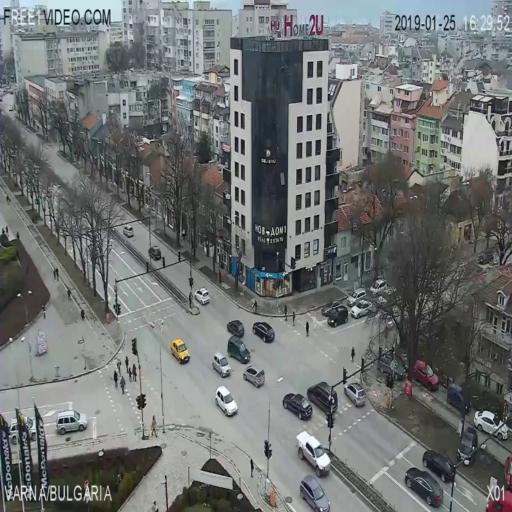
#> input picture images/0_in.jpg, 512 x 512 px, given in place of driveway-320x240.avi, which was not available
$ python PBAS.py   (older library calls are emulated)
#> lines starting #> are read from the running program, lines starting #| are printed output that depends on the picture; pictures that were not available may be replaced by others from this repository, and a replacement may not be noted
import cv2
import numpy as np
import random
from math import ceil
import time
from queue import Queue
from threading import Thread


def initial_background(I_gray, N):

	I_pad = np.pad(I_gray, 1, 'symmetric')
	width = I_pad.shape[0]
	height = I_pad.shape[1]
	samples = np.zeros((N, 3, width, height))

	x = np.arange(width)
	y = np.arange(height)

	for n in range(N):
		#print(n)

		random_x = np.random.uniform(-1, +2, width)
		random_y = np.random.uniform(-1, +2, height)

		ri = random_x + x
		rj = random_y + y

		ri = ri.astype(int)
		rj = rj.astype(int)

		ri = np.where( (ri >= width) == True, width - 1, ri)
		ri = np.where( (ri < 0) == True, 0, ri)

		rj = np.where( (rj >= height) == True, height - 1, rj)
		rj = np.where( (rj < 0) == True, 0, rj)

		samples[n][0][ri] = I_pad[ri]
		samples[n][1][ri] = I_pad[ri]
		samples[n][2][ri] = I_pad[ri]

	samples = samples.T[1:height-1, 1:width-1]
	return samples.T


def Split_Filter(image):
	image = cv2.medianBlur(image,5)
	blur = cv2.GaussianBlur(image,(3,3),3)

	b = blur[:,:,0]
	g = blur[:,:,1]
	r = blur[:,:,2]

	gray = cv2.cvtColor(blur, cv2.COLOR_BGR2GRAY)

	return gray, b, g, r


def getFeatures(blurImage):
	ddepth = cv2.CV_32F

	grad_x = cv2.Sobel(blurImage, ddepth, 1, 0, ksize=3, scale=1, delta=0)
	grad_y = cv2.Sobel(blurImage, ddepth, 0, 1, ksize=3, scale=1, delta=0)

	# magnitude and angle are 2 matrices that have the same dimensions of the input image
	magnitude, angle = cv2.cartToPolar(grad_x, grad_y, angleInDegrees =True)

	descriptor = np.zeros((3, blurImage.shape[0], blurImage.shape[1]))
	descriptor[0] = magnitude
	descriptor[1] = angle
	descriptor[2] = blurImage

	return descriptor


def process(image, N, R, T, Q, D, Average_I_mag, backGroundFeatures, runs, queue_out):


	print(runs)

	################################################################
	# initialize background-model depending parameters
	# R
	R_scale = 5.0
	R_inc_dec = 0.05
	R_lower = 18

	# T
	T_dec = 0.05
	T_inc = 1.0
	T_lower = 2
	T_upper = 200
	T_initial = 18


	nb_min = 1

	foreground = 255
	background = 0


	beta = 1.0
	alpha = 1.0


	width, height = image.shape[0], image.shape[1]

	# [7 lines of commented-out code are left out]


	segMap = np.zeros((width, height))

	tempDistB = np.zeros((width, height))

	img_Features = getFeatures(image)


	# For the first N frames
	if(runs < N):

		backGroundFeatures[runs] = img_Features

		D[runs] = tempDistB

		if(runs == 0):
			R = np.ones((width, height)) * R_lower
			T = np.ones((width, height)) * T_initial
			Q = np.zeros((width, height))

		runs += 1

	# After N frames
	else:

		for ee in range(N-1):
			backGroundFeatures[ee] = backGroundFeatures[ee+1]

		backGroundFeatures[runs-1] = img_Features


	count = np.zeros((width, height))

	minDist = np.ones((width, height)) * 10000.0
	max_Norm = np.zeros((width, height))
	mean_minDist = np.zeros((width, height))

	glCounterFore = np.zeros((width, height))

	for k in range(0,runs-1):

		Norm = abs(backGroundFeatures[k][0] - img_Features[0])
		pixelValue = abs(backGroundFeatures[k][2] - img_Features[2])

		dist = (alpha/Average_I_mag) * Norm + beta * pixelValue

		temp_count = dist < R
		temp_count = temp_count.astype(int)

		count = np.add(count, temp_count)

		check = minDist > dist

		#minDist = np.where(check == True, dist, minDist)
		minDist[check == True] = dist[check == True]

		# used for average of Frame_mag
		max_Norm = np.where(dist > R, Norm, max_Norm)

		glCounterFore = np.where(dist > R, glCounterFore + 1.0, glCounterFore)

	temp_count = None
	check = None


	#################################################################
	##  Update Distance Matrix ##########################

	if (runs < N):
		D[runs] = np.where(count >= nb_min, minDist, D[runs])
		Q = np.add(Q, D[runs - 1])

	elif (runs == N):

		for ee in range(N-1):
			D[ee] = D[ee+1]

		D[runs-1] = np.where(count >= nb_min, minDist, 0.0)

		Q = np.add(Q, np.add(D[int(random.uniform(0,N))], (-1)*D[int(random.uniform(0,N))]))


	#######################################################

	mean_minDist = np.add(mean_minDist, np.sum(D, axis=0))


	# Update R    ########################################################

	# is foreground
	condition1 = count < nb_min

	segMap[count < nb_min] = 255

	threshold_R1 = mean_minDist * R_scale

	threshold_R = R < threshold_R1
	threshold_R = threshold_R * condition1

	R = np.where(threshold_R == True, R + R * (R_inc_dec/10.0) , R)

	threshold_R = R >= threshold_R1
	threshold_R = threshold_R * condition1

	R = np.where(threshold_R == True, R - R * (R_inc_dec/10.0) , R)

	R = np.where(R < R_lower, R_lower, R)

	# is Background
	condition2 = (count >= nb_min)

	# mean_minDist[temp_count == True] = Q[temp_count == True]/float(runs)
	mean_minDist = np.where(condition2 == True, Q/float(runs), mean_minDist)

	threshold_R1 = mean_minDist * R_scale

	threshold_R = R < threshold_R1
	threshold_R = threshold_R * condition2

	# R[threshold_R == True] += R[threshold_R == True] * (R_inc_dec)
	R = np.where(threshold_R == True, R + R * (R_inc_dec) , R)

	threshold_R = R >= threshold_R1
	threshold_R = threshold_R * condition2

	# R[threshold_R == True] -= R[threshold_R == True] * (R_inc_dec)
	R = np.where(threshold_R == True, R - R * (R_inc_dec) , R)

	# R[R < R_lower] = R_lower
	R = np.where(R < R_lower, R_lower, R)


	mean_minDist = Q/float(runs)

	threshold_R1 = None
	threshold_R = None

	#########################################################################


	D = np.where(count >= nb_min, mean_minDist, D)


	# update pixel      ################################################
	prob = np.random.uniform(0,T, (width, height))
	condition3 = prob < 1

	temp_x, temp_y = np.where( (condition3 * condition2) == True)
	#print(temp_x.shape, temp_y.shape)

	#index_random = np.random.uniform(0,runs, len(temp_x) )

	temp_x = temp_x.astype(int)
	temp_y = temp_y.astype(int)
	#index_random = index_random.astype(int)

	if( len(temp_x) > 0):

		backGroundFeatures[runs - 1][0][temp_x][temp_y] = img_Features[0][temp_x][temp_y]
		# backGroundFeatures[runs - 1][1][temp_x][temp_y] = img_Features[1][temp_x][temp_y]
		backGroundFeatures[runs - 1][2][temp_x][temp_y] = img_Features[2][temp_x][temp_y]


		# backGroundFeatures[index_random[0]][0][temp_x][temp_y] = img_Features[0][temp_x][temp_y]
		# backGroundFeatures[index_random[qq]][1][temp_x][temp_y] = img_Features[1][temp_x][temp_y]
		# backGroundFeatures[index_random[0]][2][temp_x][temp_y] = img_Features[2][temp_x][temp_y]


	temp_index = None
	prob = None
	###############################################################################


	# update Neighboor    ############################################
	prob = np.random.uniform(0,T, (width, height))
	condition4 = prob < 1

	temp_x, temp_y = np.where(condition2 * condition4 == True)

	xNeigh = temp_x + (np.random.uniform(-1, 2, temp_x.shape[0])).astype(int)
	yNeigh = temp_y + (np.random.uniform(-1, 2, temp_y.shape[0])).astype(int)

	xNeigh[xNeigh < 0] = 0
	xNeigh[xNeigh >= width] = width - 1

	yNeigh[yNeigh < 0] = 0
	yNeigh[yNeigh >= height] = height - 1


	#index = (np.random.uniform(0,runs, len(xNeigh) )).astype(int)

	#index = index.astype(int)
	xNeigh = xNeigh.astype(int)
	yNeigh = yNeigh.astype(int)

	if( len(xNeigh) > 0):

		backGroundFeatures[runs - 1][0][xNeigh][yNeigh] = img_Features[0][temp_x][temp_y]
		# backGroundFeatures[runs - 1][1][xNeigh][yNeigh] = img_Features[1][xNeigh][yNeigh]
		backGroundFeatures[runs - 1][2][xNeigh][yNeigh] = img_Features[2][temp_x][temp_y]


		# [12 lines of commented-out code are left out]


	index = None
	temp_index = None
	prob = None
	temp_x = None
	temp_y = None
	xNeigh = None
	yNeigh = None
	####################################################################################3


	# Update T     #################################################33


	temp_T = T
	temp_T = np.where( segMap == 0, T - T_dec/(mean_minDist + 1), temp_T)
	temp_T = np.where( segMap == 255, T + T_inc/(mean_minDist + 1), temp_T)

	used_1 = temp_T < T_lower
	used_2 = temp_T > T_upper
	used_res = used_1 * used_2

	T = np.where(used_res == False, temp_T, T)


	#####################################################################################

	# Update Average of Frame_mag    ####################################

	Average_I_mag = max_Norm/(glCounterFore+1.0)
	Average_I_mag = np.where(Average_I_mag > 20, Average_I_mag, 20)


	###################################################################################


	queue_out.put((True, runs, R, T, Q, D,segMap,Average_I_mag,backGroundFeatures))
	return True, runs, R, T, Q, D,segMap,Average_I_mag,backGroundFeatures


# Algorithm steps:
# 1- read Video
# 2- gaussian Filter
# 3- split eaxh frame into 3 channels
# 4- Initilization of our model with zeros or using a simple algorithm
# 5- excute algorithm for each channel in parallel
# 6- bitwise_or between 3 outputs or bitwise_and between 3 outputs
# 7- repeat until end of video

N = 20
start = 0
nb_frames = 0

cap = cv2.VideoCapture('driveway-320x240.avi')


while(True):
#while(cap.isOpened()):

	start_time = time.time()

	# Capture frame-by-frame
	ret, frame = cap.read()
#> frame is the input picture: shape (512, 512, 3); mean B, G, R 114.8, 115.1, 111.8

	# resize images
	dim = (320, 240)

	if(ret == True):
		frame = cv2.resize(frame, dim, interpolation = cv2.INTER_AREA)
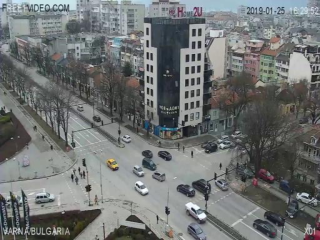
#> frame: shape (240, 320, 3); mean B, G, R 114.8, 115.1, 111.8

		gray, b, g, r = Split_Filter(frame)
#> in Split_Filter, `image = cv2.medianBlur(image,5)`:
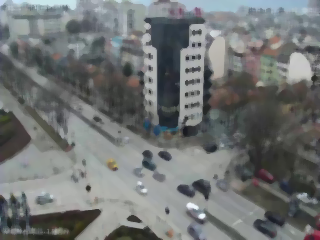
#> image: shape (240, 320, 3); mean of channels 0, 1, 2 115.4, 115.7, 112.4; drawn as B, G, R
#> in Split_Filter, `b = blur[:,:,0]`:
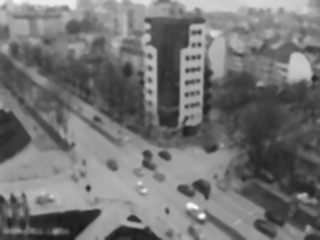
#> b: shape (240, 320); min 24, max 250, mean 115.4
#> in Split_Filter, `r = blur[:,:,2]`:
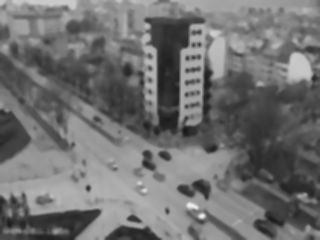
#> r: shape (240, 320); min 25, max 238, mean 112.4

		width, height = gray.shape[0], gray.shape[1]
#> width = 240; height = 320

		# Initialization
		if (start == 0):

			# For gray
			backGroundFeatures = np.zeros((N, 3, width, height))
			# backGroundFeatures = initial_background(gray, N)

			R = np.zeros((width, height))
			T = np.zeros((width, height))

			Q = np.zeros((width, height))
			D = np.zeros((N, width, height))

			Average_I_mag = np.ones((width, height))
			runs = 0


			# For red channel
			backGroundFeatures_r = np.zeros((N, 3, width, height))
			# backGroundFeatures_r = initial_background(r, N)

			R_r = np.zeros((width, height))
			T_r = np.zeros((width, height))

			Q_r = np.zeros((width, height))
			D_r = np.zeros((N, width, height))

			Average_I_mag_r = np.ones((width, height))
			runs_r = 0


			# For green channel
			backGroundFeatures_g = np.zeros((N, 3, width, height))
			# backGroundFeatures_g = initial_background(g, N)

			R_g = np.zeros((width, height))
			T_g = np.zeros((width, height))

			Q_g = np.zeros((width, height))
			D_g = np.zeros((N, width, height))

			Average_I_mag_g = np.ones((width, height))
			runs_g = 0


			# For bleu channel
			backGroundFeatures_b = np.zeros((N, 3, width, height))
			# backGroundFeatures_b = initial_background(b, N)

			R_b = np.zeros((width, height))
			T_b = np.zeros((width, height))

			Q_b = np.zeros((width, height))
			D_b = np.zeros((N, width, height))

			Average_I_mag_b = np.ones((width, height))
			runs_b = 0


			# First time only this part is executed
			start = 1

			# [11 lines of commented-out code are left out]


		queue_gray = Queue()
		thread_gray = Thread(target=process, args=[gray, N, R, T, Q, D, Average_I_mag, backGroundFeatures, runs, queue_gray])

		queue_r = Queue()
		thread_r = Thread(target=process, args=[r, N, R_r, T_r, Q_r, D_r, Average_I_mag_r, backGroundFeatures_r, runs_r, queue_r])

		queue_g = Queue()
		thread_g = Thread(target=process, args=[g, N, R_g, T_g, Q_g, D_g, Average_I_mag_g, backGroundFeatures_g, runs_g, queue_g])

		queue_b = Queue()
		thread_b = Thread(target=process, args=[b, N, R_b, T_b, Q_b, D_b, Average_I_mag_b, backGroundFeatures_b, runs_b, queue_b])


		thread_gray.start()
		thread_r.start()
		thread_g.start()
		thread_b.start()

		thread_gray.join()
		thread_r.join()
		thread_g.join()
		thread_b.join()

		ret, runs, R, T, Q, D, segMap, Average_I_mag, backGroundFeatures = queue_gray.get()

		ret_r, runs_r, R_r, T_r, Q_r, D_r, segMap_r, Average_I_mag_r, backGroundFeatures_r = queue_r.get()

		ret_g, runs_g, R_g, T_g, Q_g, D_g, segMap_g, Average_I_mag_g, backGroundFeatures_g = queue_g.get()

		ret_b, runs_b, R_b, T_b, Q_b, D_b, segMap_b, Average_I_mag_b, backGroundFeatures_b = queue_b.get()

		# result_and = cv2.bitwise_and( cv2.bitwise_and(segMap_r, segMap_g), segMap_b)
		result_or = cv2.bitwise_or( cv2.bitwise_and(segMap_r, segMap_g), segMap_b)


		##################################################################
		## Low Pass Filter applied on the output
		# alpha = 0.005
		# backGround_lowPassFilter = backGround_lowPassFilter * alpha + segMap * (1 - alpha)

		# cv2.imshow('low pass filter',backGround_lowPassFilter)
		##################################################################


		cv2.imshow('frame',frame)
		cv2.imshow('result_or',result_or)
		# cv2.imshow('result_and',result_and)
		cv2.imshow('result_gray',segMap)


	end_time = time.time()

	# Time elapsed
	seconds = end_time - start_time

	# Calculate frames per second
	fps  = nb_frames / seconds;
	print('fps:',fps)

	print('nb_frames:',nb_frames)
	nb_frames += 1

	print ('############################################################')

	if cv2.waitKey(1) & 0xFF == ord('q'):
#> (key q is pressed here)
		break

# When everything done, release the capture
cap.release()
cv2.destroyAllWindows()
